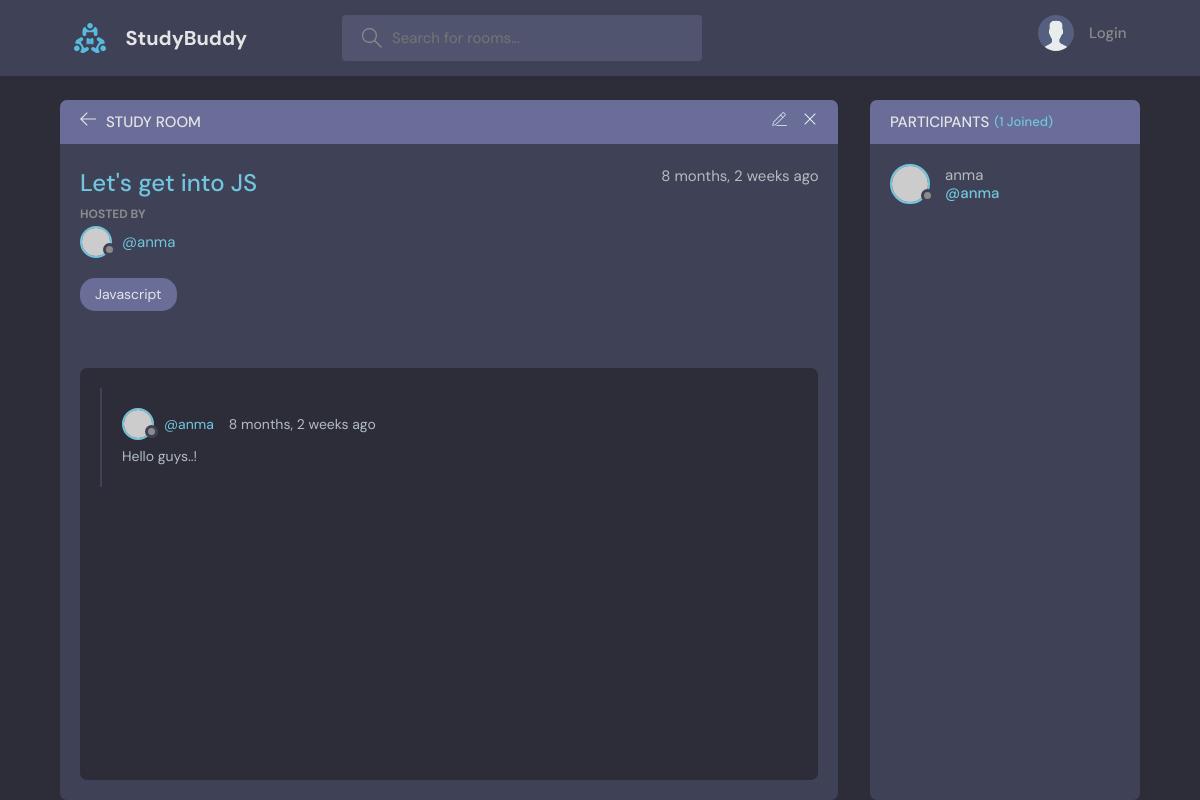
Page /room/6/ on the committed database.
### TestApp/models.py (models this page shows, shortened)
class Room(models.Model):
    topic=models.ForeignKey(Topic,on_delete=models.SET_NULL ,null=True)
    host=models.ForeignKey(User,on_delete=models.SET_NULL, null=True)
    participants=models.ManyToManyField(User,related_name='participants',blank=True)
    name=models.CharField(max_length=255)
    description=models.TextField(null=True, blank=True)
    updated_on=models.DateTimeField(auto_now=True)
    created_on=models.DateTimeField(auto_now_add=True)
    class Meta:
        ordering=['-updated_on','-created_on']
    def __str__(self):
        return self.name

class Topic(models.Model):
    name=models.CharField(max_length=255)
    def __str__(self):
        return self.name

class Message(models.Model):
    user=models.ForeignKey(User,on_delete=models.CASCADE)
    room=models.ForeignKey(Room,on_delete=models.CASCADE)
    body=models.TextField(null=False)
    updated_on=models.DateTimeField(auto_now=True)
    created_on=models.DateTimeField(auto_now_add=True)
    class Meta:
        ordering=['-updated_on','created_on']

### TestApp/views.py (the view, shortened to what this page needs)
# urls.py: path('room/<str:pk>/', views.room, name='room'),
def room(request,pk):
    room=Room.objects.get(id=pk)
    room_messages=room.message_set.all()
    participants=room.participants.all()
    context={'room' : room, 'room_messages':room_messages,'participants':participants}
    return render(request,'TestApp/RoomPage.html',context=context)

### TestApp/templates/TestApp/RoomPage.html (shortened to what this page needs)
{% extends 'Main.html' %} {% block content %}
<main class="profile-page layout layout--2">
    <div class="container">
        <div class="room">
            <div class="room__top">
                <div class="room__topLeft">
                    <a href="{% url 'home' %}">
                        <svg version="1.1" xmlns="http://www.w3.org/2000/svg" width="32" height="32" viewBox="0 0 32 32">
                            <title>arrow-left</title>
                            <path d="M13.723 2.286l-13.723 13.714 13.719 13.714 1.616-1.611-10.96-10.96h27.625v-2.286h-27.625l10.965-10.965-1.616-1.607z"></path>
                        </svg>
                    </a>
                    <h3>Study Room</h3>
                </div>
                <div class="room__topRight">
                    <a href="{% url 'update-room' room.id %}">
                    </a>
                    <a href="{% url 'delete-room' room.id %}">
                        <svg version="1.1" xmlns="http://www.w3.org/2000/svg" width="32" height="32" viewBox="0 0 32 32">
                            <title>remove</title>
                            <path d="M27.314 6.019l-1.333-1.333-9.98 9.981-9.981-9.981-1.333 1.333 9.981 9.981-9.981 9.98 1.333 1.333 9.981-9.98 9.98 9.98 1.333-1.333-9.98-9.98 9.98-9.981z"></path>
                        </svg>
                    </a>
                </div>
            </div>
            <div class="room__box scroll">
                <div class="room__header scroll">
                    <div class="room__info">
                        <h3>{{room}}</h3>
                        <span>{{room.created_on | timesince}} ago</span>
                    </div>
                    <div class="room__hosted">
                        <p>Hosted By</p>
                        <a href="{% url 'user-profile' room.host.id %}" class="room__author">
                            <div class="avatar avatar--small">
                                <img src="https://randomuser.me/api/portraits/men/37.jpg" />
                            </div>
                            <span>@{{room.host.username}}</span>
                        </a>
                    </div>
                    <span class="room__topics">{{room.topic}}</span>
                </div>
                <div class="room__conversation">
                    <div class="threads scroll">
                        {% for message in room_messages %}
                        <div class="thread">
                            <div class="thread__top">
                                <div class="thread__author">
                                    <a href="{% url 'user-profile' message.user.id %} " class="thread__authorInfo">
                                        <div class="avatar avatar--small">
                                            <img src="https://randomuser.me/api/portraits/men/37.jpg" />
                                        </div>
                                        <span>@{{message.user}}</span>
                                    </a>
                                    <span class="thread__date">{{message.created_on | timesince}} ago</span>
                                </div>
                            </div>
                            <div class="thread__details">{{message.body}}</div>
                        </div>
                        {% endfor %}
                    </div>
                </div>
            </div>
        </div>
        <div class="participants">
            <h3 class="participants__top">Participants <span>({{participants.count}} Joined)</span></h3>
            <div class="participants__list scroll">
                {% for participant in participants %}
                <a href="{% url 'user-profile' participant.id %}" class="participant">
                    <div class="avatar avatar--medium">
                        <img src="https://randomuser.me/api/portraits/men/37.jpg" />
                    </div>
                    <p>
                        {{participant}}
                        <span>@{{participant}}</span>
                    </p>
                </a>
                {% endfor %}
            </div>
        </div>
    </div>
</main>
{% endblock content %}

### rows in the picture
Room: name "Let's get into JS", created_on "8 months, 2 weeks", host.username "anma", topic "Javascript"
Message: user "anma", created_on "8 months, 2 weeks", body "Hello guys..!"

### other values in the picture
{{ participants.count }} "1"
{{ participant }} "anma"
